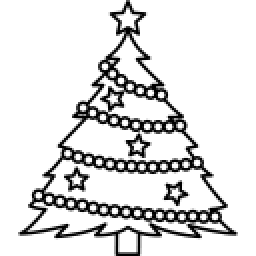
%> input picture Code/image.png, 128 x 128 px, given in place of image.jpg, which was not available (shown 2 times larger)
$ octave ProjetSST_TextImage.m   (GNU Octave 9; MATLAB toolbox functions it lacks are replaced by stand-ins)
%> lines starting %> are read from the running program, lines starting %| are printed output that depends on the picture; pictures that were not available may be replaced by others from this repository, and a replacement may not be noted
### Code/welch.m
function [psd,f] = welch(x,t,L,D)
% INPUTS :
% - x : input signal
% - t : time
% - L : segment size
% - D : delay between segments
% OUTPUTS :
% - psd : power spectral density
% - f : frequency
% Gather segments in a matrix
N = floor((length(x)-L)/D + 1) ;
Xt = [] ;
for nn = 1 :N,
Xt = [Xt , x((nn-1)*D+1 :(nn-1)*D+L).'] ;
end ;
% Multiply with window and compute FFT
W = 1 - ([0 :L-1]-(L-1)/2).^2 * 4/(L+1)^2 ;
Wt = repmat(W',1,N) ;
Yf = fftshift(fft(Xt.*Wt,L,1),1) ;
% Compute PSD
psd = sum(abs(Yf).^2,2)'/N ;
psd = psd/max(psd) ;
f = [-L/2 :L/2-1]/L * 1/(t(2)-t(1)) ;
end

### Code/ProjetSST_TextImage.m
clear;
clc;
close all;
slCharacterEncoding('UTF-8')
%> (this line was passed over: slCharacterEncoding is not available in this run)

%-----Text to binary-----%

text_tx =  fileread('text.txt');
text_tx_int = uint8(double(text_tx)) ; % 8 bits/character
text_tx_bin = de2bi(text_tx_int,8) ; % decimal to binary
nbchar = size(text_tx_bin,1) ;
bits_text = double(reshape(text_tx_bin',1,nbchar*8)) ;

text_msg = 2*bits_text-1;
%----Image to binary----%

image_tx = 'image.jpg' ; % file.jpg
image_tx_int = rgb2gray(uint8(imread(image_tx,'jpeg'))) ; % gray, 8 bits/pixel
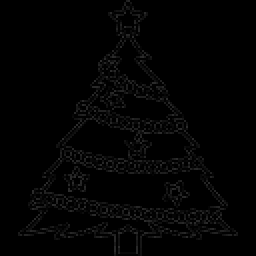
%> image_tx_int: size 128x128 uint8 (shown 2 times larger); min 0, max 44, mean 3.2
image_tx_bin = (image_tx_int>130) ; % black and white, 1 bit/pixel
%> image_tx_bin: size 128x128 logical; every value is 0
[nbl,nbc] = size(image_tx_bin) ;
%> nbl = 128; nbc = 128
bits_tx = reshape(image_tx_bin,1,nbl*nbc) ;
%> bits_tx = 16384 logical values, 0 true
bits_img = bits_tx*2-1;

img_msg = 2*bits_img-1;
%------Parametres------%
N=max(length(img_msg),length(text_msg));
%> N = 16384
F=500;     % Frequence symbole
T=1/F;     % Periode symbole
Ttot=N/F;  % Periode totale
%> Ttot = 32.77
Fc1=6000;  % Frequence porteuse 1
Fc2=3000;  %
            % ATTENTION au calcul BT => largeur bande 2kHz donc bien
            % espacer
Fs=20000;  % Frequence d'echantillonnage
OSF = Fs*T;% Oversampling factor
ts=1/Fs;   % Periode d'echantillonnage
kf=500;    % Selectivite frequentielle
noiseratio = 50;   %Rapport Eb/N0 en dB
%-----Creation du message avec oversampling-----%
       %On a Nb echantillons par bits

m_text = zeros(1,OSF*N);
for i=1:length(text_msg)
    for t=1:OSF
        m_text(OSF*(i-1)+t)=text_msg(i);
    end
end

m_img = zeros(1,OSF*N);
for i=1:length(img_msg)
    for t=1:OSF
        m_img(OSF*(i-1)+t)=img_msg(i);
    end
end
%-----Generation de l'enveloppe complexe-----%

es_text = exp(1j*2*pi*kf*[0 cumsum(m_text(1:end-1))]/Fs);
        % NB : on divise par Fs a cause de l'integrale
es_img = exp(1j*2*pi*kf*[0 cumsum(m_img(1:end-1))]/Fs);

%-----Signal Radio Frequence-----%

t=0:ts:Ttot-ts;
s_text = real(es_text).*cos(2*pi*Fc1*t)+imag(es_text).*sin(2*pi*Fc1*t);
s_img = real(es_img).*cos(2*pi*Fc2*t)+imag(es_img).*sin(2*pi*Fc2*t);
s = s_text+s_img;

[psds,f]=welch(s,t,1024,500);
%> in welch, `N = floor((length(x)-L)/D + 1) ;`: N = 1309
%> in welch, `Wt = repmat(W',1,N) ;`:
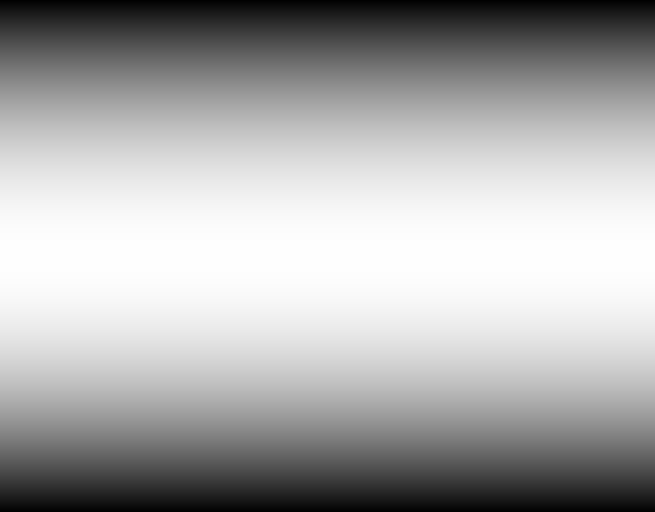
%> Wt: size 1024x1309 double (shown at 1/2 size); min 0.0039, max 1, mean 0.667
%> in welch, `psd = sum(abs(Yf).^2,2)'/N ;`: psd = 1024 values, max 105934.8 at index 206, min 2.35e-06 at index 513, mean 546.7
%> in welch, `psd = psd/max(psd) ;`: psd = 1024 values, max 1 at index 206, min 2.22e-11 at index 513, mean 0.00516
%> psds has the same summary as psd in welch; f = 1024 values from -10000 to 9980.5
figure('Name',"PSD Signal")

plot(f,10*log10(psds))

%----Ajout du bruit blanc additif gaussien----%

   %On evalue la puissance Ps du signal sans bruit s(t)

Ps_in = sum(s.^2)/(N*OSF);
%> Ps_in = 1
   %NB : en bande de base il faut diviser par 2

   %On evalue Eb (energie du bit) a partir du signal sans bruit s(t)

 Eb = Ps_in*T;
%> Eb = 0.002

   %Le rapport Eb/N0 = 10dB

N0=Eb/(10^(noiseratio/10));
%> N0 = 2e-08

   %La puissance du bruit Gaussien est Pn=N0*Fs/2

Pn_in = N0*Fs/2;
%> Pn_in = 0.0002

   %Generation du bruit

n=sqrt(Pn_in)*randn(1,OSF*N);

r = s+n;


%-----Calcul de la bande-passante (Carlson)-----%
    % Amplitude = 1 => Deltaf = kf*1
    % BT = 2*Deltaf+2*Fm

BT = 2*kf + 2*F;

%----Filtre PB-----%
    % La bande-passante BT valant 2000, la frequence de coupure filtre PB
    % doit donc etre 1000 (on choisit un peu plus en pratique, 1100)

Fcutoff = 1100;
order = 64;
PB = fir1(order,Fcutoff/(Fs/2),'low');     % On a besoin de la frequence normalisee
                                           % mais on prend Nyquist en
                                           % compte


%======================= TEXTE ====================================== %

    %===== SIGNAL BRUITE ====%
    %----Convolution du filtre----%

    r1 = r.*cos(2*pi*Fc1*t);
    r2 = r.*sin(2*pi*Fc1*t);
    er1=conv(PB,r1);
    er2=conv(PB,r2);
        % NB : produit de convolution discret => le nombre de samples vaut N +
        % ordre du filtre
    er1cut= er1(order/2+1:OSF*N+order/2);
    er2cut= er2(order/2+1:OSF*N+order/2);
    ern_text=2*(er1cut+er2cut*j);
        % Faire les calculs avec les sinus pour demontrer le fait qu'il faille
        % multiplier par 2

    %---- Demodulation FM ----%

    Ac = 1; % Amplitude du signal R*(t) en bande de base

    a=1/(Ac*4*pi*kf);

        % Pour faire la derivee on fait la variation avec :
    s1_text=a*([(ern_text(2:end)-ern_text(1:end-1)) 0]*Fs+j*pi*BT*ern_text(1:end));
    s2_text=-a*([(ern_text(2:end)-ern_text(1:end-1)) 0]*Fs-j*pi*BT*ern_text(1:end));

    mrn = abs(s1_text)-abs(s2_text);    %message receive noise

    %===== SIGNAL SANS BRUIT ====%

    r1 = s.*cos(2*pi*Fc1*t);
    r2 = s.*sin(2*pi*Fc1*t);
    er1=conv(PB,r1);
    er2=conv(PB,r2);
    er1cut= er1(order/2+1:OSF*N+order/2);
    er2cut= er2(order/2+1:OSF*N+order/2);
    er_text=2*(er1cut+er2cut*j);

    s1_text=a*([(er_text(2:end)-er_text(1:end-1)) 0]*Fs+j*pi*BT*er_text(1:end));
    s2_text=-a*([(er_text(2:end)-er_text(1:end-1)) 0]*Fs-j*pi*BT*er_text(1:end));

    mr = abs(s1_text)-abs(s2_text);    %message receive noise


    %===== Calcul du SNR =====%

    SNRin = 10*log10(Ps_in/(N0*BT));
%> SNRin = 43.98

    pure_noise = mrn-mr;    %bruit pure
    Ps_out = sum(mrn.^2)/(N*OSF);
%> Ps_out = 0.0187
    Pn_out = sum(pure_noise.^2)/(N*OSF);
%> Pn_out = 5.34e-05

    SNRout = 10*log10(Ps_out /Pn_out);
%> SNRout = 25.45

        % Facteur de m閞ite
    FoM_text = SNRout-SNRin
%> FoM_text = -18.53

        %Pour ameliorer le facteur de merite il faut filtrer le signal de
        %facon a enlever les parasites qui apparaissent dans la PSD du
        %signal recu

        %NB : il faut faire un plot Fom en fonction de Eb/N0 et pour chaque
        %point il faut faire une moyenne sur 100 FoM afin d'avoir la courbe la
        %plus pr閏ise

    %==== Demodulation FSK ====%

    s0 = exp(-1j*2*pi*kf*t);
    s1 = exp(1j*2*pi*kf*t);

    es0 = ern_text.*conj(s0);
    es1 = ern_text.*conj(s1);

    %Correlation
    mf2 = zeros(1, N);
    for k = 1 : N
            sum_0 = abs(sum(es0(((k-1)*OSF)+1:OSF*k)));
            sum_1 = abs(sum(es1(((k-1)*OSF)+1:OSF*k)));
            if sum_0 < sum_1
                mf2(k) = 1;
            end
    end
%> this loop made 16384 passes
%> (sum_0, sum_1) on passes 1 to 3: (1.64, 38.95), (0.279, 39.81), (39.8, 0.6)


    text_rx_bin = reshape(mf2(1:length(text_msg)),8,nbchar)' ; % nbchar : number of characters
    text_rx_int = bi2de(text_rx_bin)' ; % binary to decimal
%> text_rx_int = 36 values, max 88 at index 35, min 32 at index 7, mean 68.61
    text_rx = char(text_rx_int)  % decimal to text
%> text_rx = 'COUCOU TOI COMMENT TU VAS LOL MDR XD'

%======================= IMAGE ====================================== %

    %===== SIGNAL BRUITE ====%
    %----Convolution du filtre----%

    r1 = r.*cos(2*pi*Fc2*t);
    r2 = r.*sin(2*pi*Fc2*t);
    er1=conv(PB,r1);
    er2=conv(PB,r2);
        % NB : produit de convolution discret => le nombre de samples vaut N +
        % ordre du filtre
    er1cut= er1(order/2+1:OSF*N+order/2);
    er2cut= er2(order/2+1:OSF*N+order/2);
    ern_img=2*(er1cut+er2cut*j);
        % Faire les calculs avec les sinus pour demontrer le fait qu'il faille
        % multiplier par 2

     xlabel("f[Hz]")
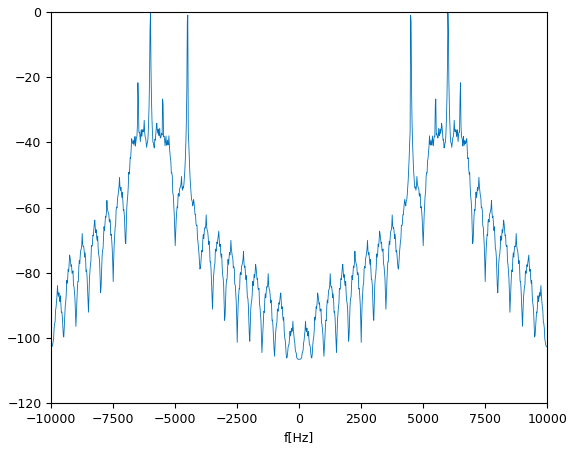
%> figure redrawn from the program's plot data; curve peaks at x = -5996.1, y = 0

    %---- Demodulation FM ----%

    Ac = 1; % Amplitude du signal R*(t) en bande de base

    a=1/(Ac*4*pi*kf);

        % Pour faire la derivee on fait la variation avec :
    s1_text=a*([(ern_img(2:end)-ern_img(1:end-1)) 0]*Fs+j*pi*BT*ern_img(1:end));
    s2_text=-a*([(ern_img(2:end)-ern_img(1:end-1)) 0]*Fs-j*pi*BT*ern_img(1:end));

    mrn = abs(s1_text)-abs(s2_text);    %message receive noise

    %===== SIGNAL SANS BRUIT ====%
    %----Convolution du filtre----%

    r1 = s.*cos(2*pi*Fc1*t);
    r2 = s.*sin(2*pi*Fc1*t);
    er1=conv(PB,r1);
    er2=conv(PB,r2);
    er1cut= er1(order/2+1:OSF*N+order/2);
    er2cut= er2(order/2+1:OSF*N+order/2);
    er_img=2*(er1cut+er2cut*j);

    s1_img=a*([(er_img(2:end)-er_img(1:end-1)) 0]*Fs+j*pi*BT*er_img(1:end));
    s2_img=-a*([(er_img(2:end)-er_img(1:end-1)) 0]*Fs-j*pi*BT*er_img(1:end));

    mr = abs(s1_img)-abs(s2_img);    %message receive noise

    %===== Calcul du SNR =====%

    SNRin = 10*log10(Ps_in/(N0*BT));

    pure_noise = mrn-mr;    %bruit pure
    Ps_out = sum(mrn.^2)/(N*OSF);
%> Ps_out = 0.0023
    Pn_out = sum(pure_noise.^2)/(N*OSF);
%> Pn_out = 0.0212

    SNRout = 10*log10(Ps_out /Pn_out);
%> SNRout = -9.63

        % Facteur de m閞ite
    FoM_img = SNRout-SNRin
%> FoM_img = -53.61

        %Pour ameliorer le facteur de merite il faut filtrer le signal de
        %facon a enlever les parasites qui apparaissent dans la PSD du
        %signal recu

        %NB : il faut faire un plot Fom en fonction de Eb/N0 et pour chaque
        %point il faut faire une moyenne sur 100 FoM afin d'avoir la courbe la
        %plus pr閏ise

    %==== Demodulation FSK ====%

    s0 = exp(-1j*2*pi*kf*t);
    s1 = exp(1j*2*pi*kf*t);

    es0 = ern_img.*conj(s0);
    es1 = ern_img.*conj(s1);

    %Correlation
    mf2 = zeros(1, N);
    for k = 1 : N
            sum_0 = abs(sum(es0(((k-1)*OSF)+1:OSF*k)));
            sum_1 = abs(sum(es1(((k-1)*OSF)+1:OSF*k)));
            if sum_0 < sum_1
                mf2(k) = 1;
            end
    end
%> this loop made 16384 passes
%> (sum_0, sum_1) on passes 1 to 3: (2.13, 1.48), (0.105, 0.313), (0.181, 0.221)

    figure;
    subplot(2,1,1);
    image_tx = image_tx_bin*255;
%> image_tx: size 128x128 double; every value is 0
    colormap gray ; image(image_tx) ; % plot result
    subplot(2,1,2);
    image_rx_bin = reshape(mf2,nbl,nbc) ; % nbl : number of lines, nbc : number of columns
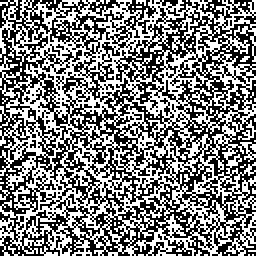
%> image_rx_bin: size 128x128 double (shown 2 times larger); values 0 (black) and 1 (white), 49.8% white in thin lines or dots
    image_rx = image_rx_bin*255 ; % white : 255, black : 0
%> image_rx: size 128x128 double; 49.8% white in thin lines or dots
    colormap gray ; image(image_rx) ; % plot result
